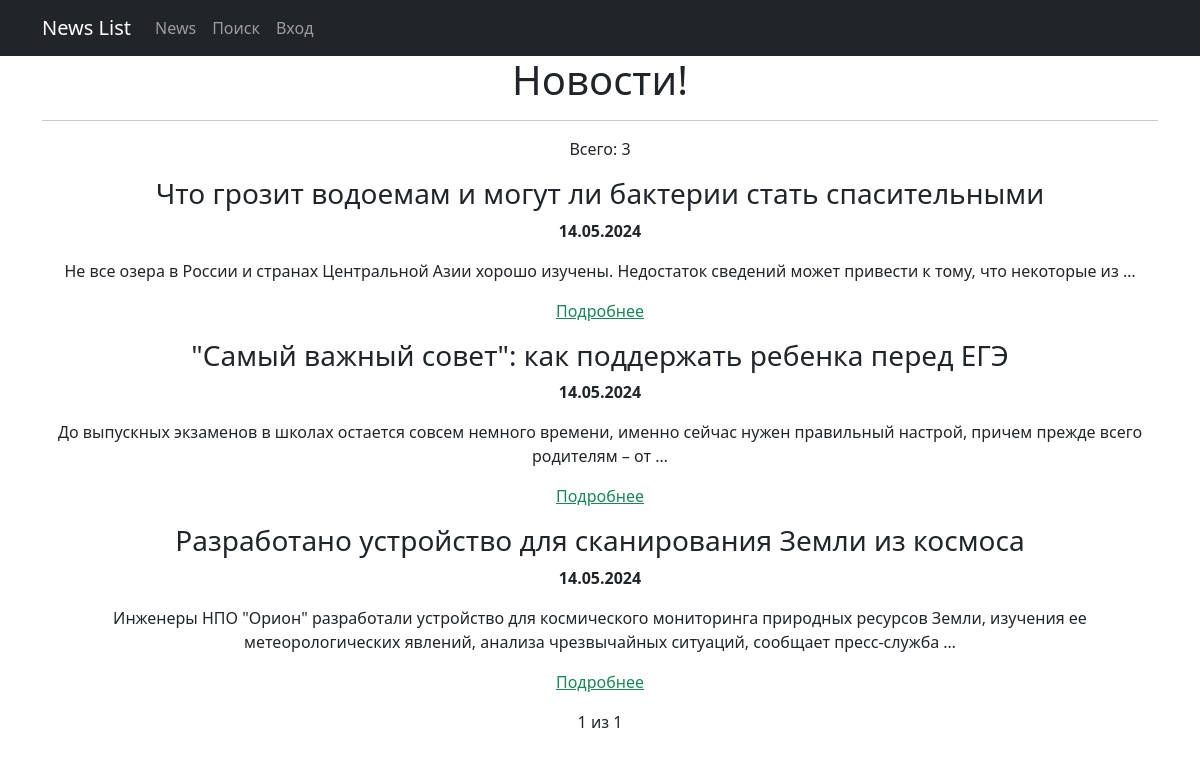
Before: /news/ with the older database file.
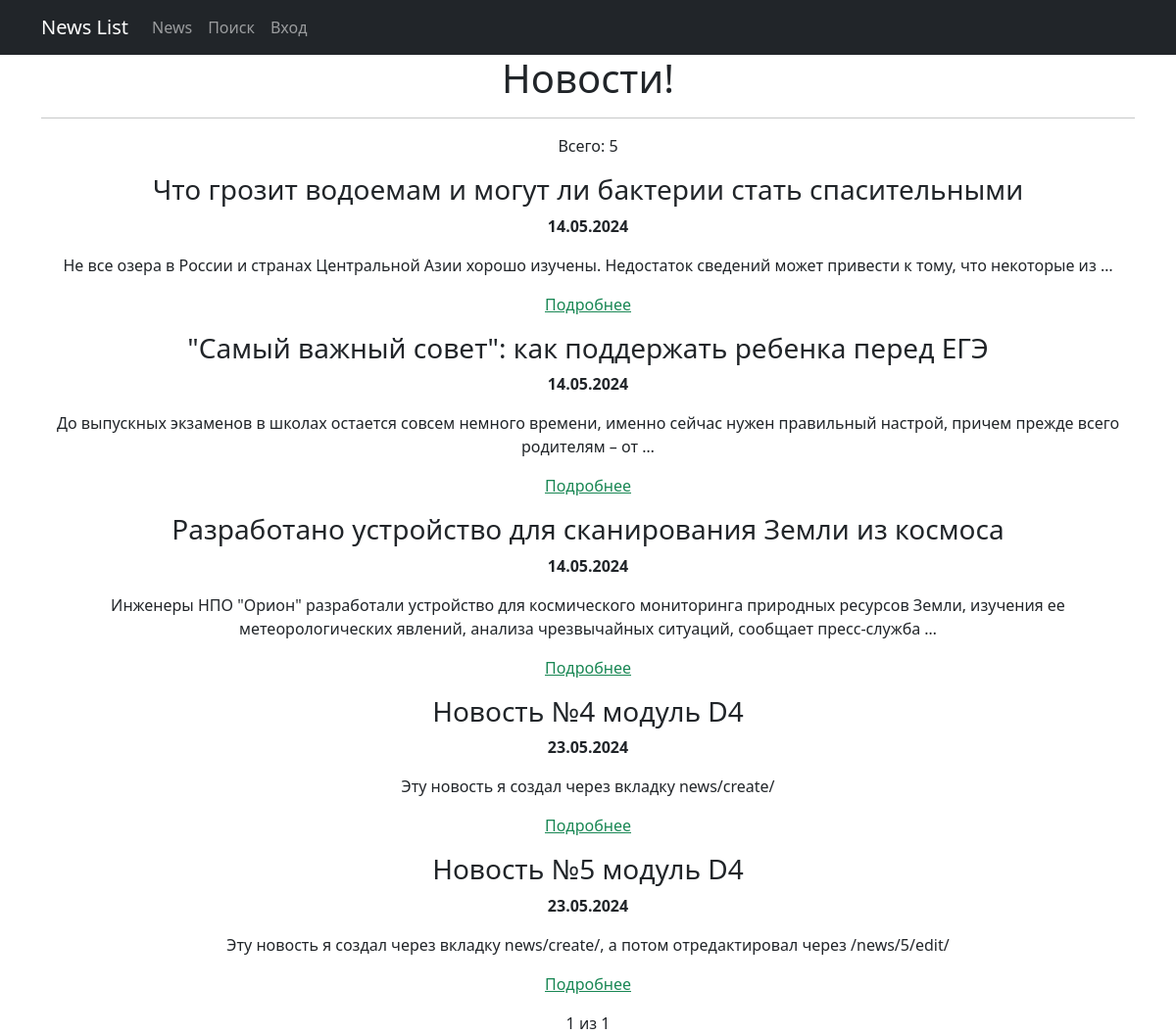
After: the same page with the newer database file.
### news/models.py (models this page shows, shortened)
class Post(models.Model):
    author = models.ForeignKey(Author, on_delete=models.PROTECT)
    ARTICLE = 'AR'
    NEWS = 'NW'
    CATEGORY_CHOICES = (
        (ARTICLE, 'Статья'),
        (NEWS, 'Новость')
    )
    categoryType = models.CharField(max_length=2, choices=CATEGORY_CHOICES, default=NEWS)
    date_created = models.DateTimeField(auto_now_add=True)
    postCategory = models.ManyToManyField(Category, through='PostCategory')
    title = models.CharField(max_length=256)
    text = models.TextField()
    rating = models.SmallIntegerField(default=0)
    class Meta:
        verbose_name = 'Пост'
        verbose_name_plural = 'Посты'

### news/views.py (the view)
# urls.py: path('news/', PostsList.as_view(), name='news_list'),
class PostsList(ListView):
    model = Post
    ordering = 'date_created'
    template_name = 'posts_page.html'
    context_object_name = 'post_list'
    paginate_by = 10
    def get_queryset(self):
        queryset = super().get_queryset()
        self.filterset = NewsFilter(self.request.GET, queryset)
        return self.filterset.qs
    def get_context_data(self, **kwargs):
        context = super().get_context_data(**kwargs)
        context['time_now'] = datetime.now()
        context['filterset'] = self.filterset
        return context

### templates/posts_page.html (shortened to what this page needs)
{% extends 'flatpages/default.html' %}
{% load custom_filter %}
{% block content %}
    <h1>Новости!</h1>
    <hr>
    {% if post_list %}
    <div class="container d-flex flex-column">
        <p>Всего: {{ post_list|length }}</p>
        {% for post in post_list %}
        <div class="col-12">
            <h3> {{ post.title }} </h3>
            <p><b>{{ post.date_created|date:'d.m.Y' }}</b></p>
            <p>{{ post.text|truncatewords:20 }}</p>
            <p><a href="{% url 'detail' post.id %}" class="text-success">Подробнее</a></p>
        </div>
        {% endfor %}
    </div>
    {% else %}
        <h2>Новостей нет!</h2>
    {% endif %}
   {{ page_obj.number }} из {{ page_obj.paginator.num_pages }}
{% endblock content %}

Changed rows visible on the page:
added Post: title "Новость №4 модуль D4", date_created "23.05.2024", text "Эту новость я создал через вкладку news/create/"
added Post: title "Новость №5 модуль D4", date_created "23.05.2024", text "Эту новость я создал через вкладку news/create/, а потом отредактировал через /news/5/edit/"
Other visible differences:
{{ post_list|length }}: "3" → "5"
